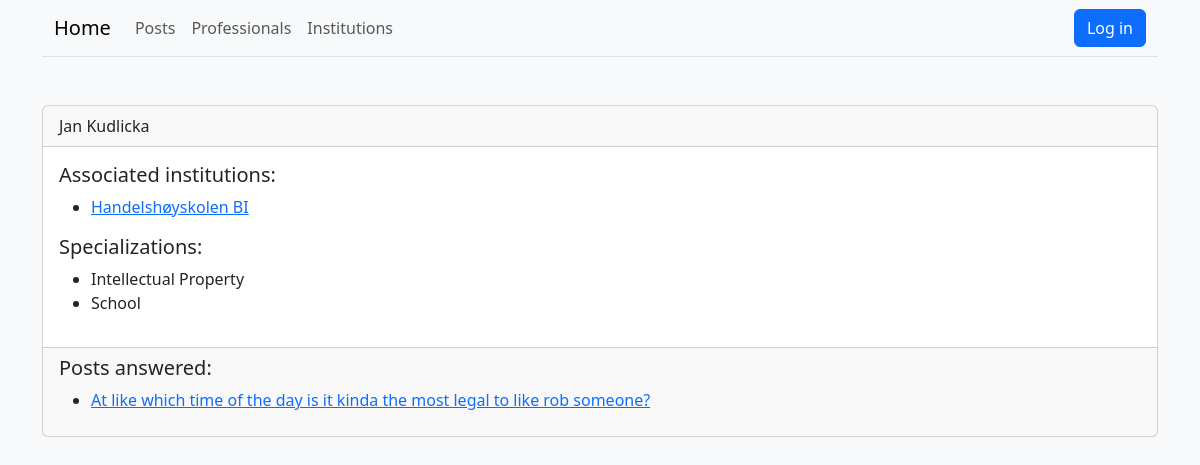
The app's page /profile/view/9 with its own data.
### accounts/models.py (models this page shows)
class User(AbstractUser):
    class Role(models.TextChoices):
        USER = ("user", "User")
        PROFESSIONAL = ("professional", "Professional")
        INSTITUTION = ("institution", "Institution")
    account_type = models.CharField(max_length=20, choices=Role.choices)
    @property
    def is_user(self):
        return self.account_type == self.Role.USER
    @property
    def is_professional(self):
        return self.account_type == self.Role.PROFESSIONAL
    @property
    def is_institution(self):
        return self.account_type == self.Role.INSTITUTION

### profile_page/models.py (models this page shows)
class InstitutionProfile(models.Model):
    user = models.OneToOneField(User, on_delete=models.CASCADE, related_name="institution_profile")
    professionals = models.ManyToManyField(ProfessionalProfile, related_name="institutions", blank=True)

### search/models.py (models this page shows)
class Category(models.Model):
    name = models.CharField(max_length=50)

### post/models.py (models this page shows)
class Info(models.Model):
    title = models.CharField(max_length=100)
    content = models.TextField()
    time_posted = models.DateTimeField(auto_now_add=True)
    class Meta:
        abstract = True

class Answer(Info):
    post = models.ForeignKey(Post, on_delete=models.CASCADE, related_name="answers")
    author = models.ForeignKey(ProfessionalProfile, on_delete=models.CASCADE, related_name="answers")
    last_updated = models.DateTimeField(auto_now=True)

class Post(Info):
    author = models.ForeignKey(UserProfile, on_delete=models.CASCADE, related_name="posts")
    categories = models.ManyToManyField(Category, related_name="posts")

### profile_page/views.py (the view)
# urls.py: path("view/<int:user_id>", views.view_profile, name="view_profile")
def view_profile(request, user_id):
    user = get_object_or_404(User, id=user_id)
    context = {
        "title" : user.username,
        "profile_user" : user,
        "categories" : Category.objects.all()
    }
    return render(request, "profile_page/profile_page.html", context=context)

### profile_page/templates/profile_page/profile_page.html (shortened to what this page needs)
{% extends "base.html" %}
{% block content %}
{% if profile_user.is_professional %}
    {% include "profile_page/professional_profile.html" with profile_user=profile_user %}
{% endif %}
{% endblock %}

### profile_page/templates/profile_page/professional_profile.html
{% extends "profile_page/profile_base.html" %}
{% block profile_header %}
{{ profile_user.first_name }} {{ profile_user.last_name }}
{% endblock %}
{% block profile_body %}
<h5>Associated institutions:</h5>
<ul>
    {% for prof in profile_user.professional_profile.institutions.all %}
    <li><a href="{% url 'view_profile' prof.user.id %}">{{ prof.user.first_name }}</a></li>
    {% endfor %}
</ul>
<h5>Specializations:</h5>
<ul>
    {% for spec in profile_user.professional_profile.specializations.all %}
    <li>{{ spec.name }}</li>
    {% endfor %}
</ul>
{% endblock %}
{% block profile_footer %}
<h5>Posts answered:</h5>
<ul>
    {% for answer in profile_user.professional_profile.answers.all %}
    <li><a href="{% url 'view_post' answer.post.id %}">{{ answer.post.title }}</a></li>
    {% endfor %}
</ul>
{% endblock %}

### records on screen
User: first_name "Jan", last_name "Kudlicka"
InstitutionProfile: user.first_name "Handelshøyskolen BI"
Category: name "Intellectual Property"
Category: name "School"
Answer: post "At like which time of the day is it kinda the most legal to like rob someone?"
